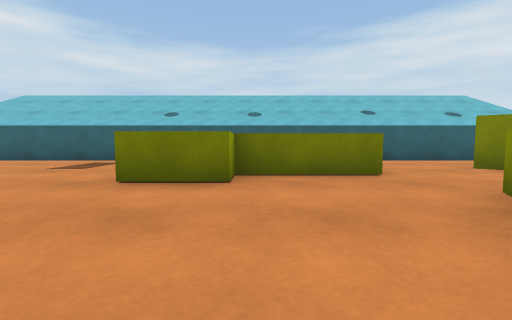
view 1 (above)

24 first-person views from a walk through a Unity game level. The camera is 0.54 m above the floor, tilts 4° down and sees 90° across. The floor is counted in squares, 1 m on a side. Each view is taken from the middle of a square. On the plan, view 1 faces up. The plan holds only what a view shows up to about 9 squares ahead; the rest is blank. The place goes on beyond the plan. The player character is not drawn.

view 2
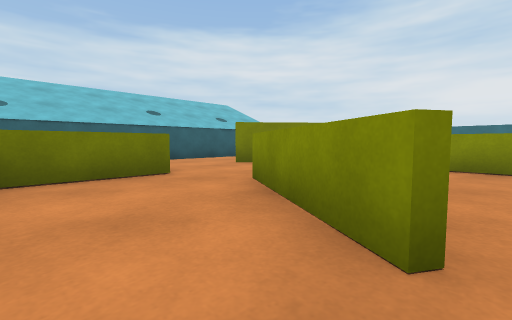

view 3
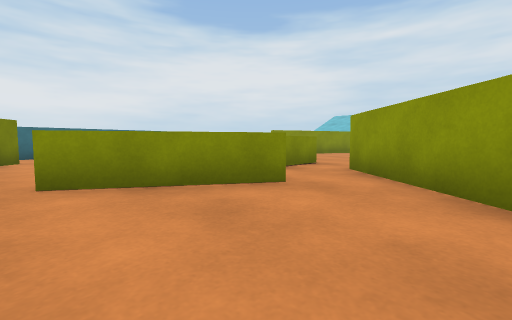

view 4
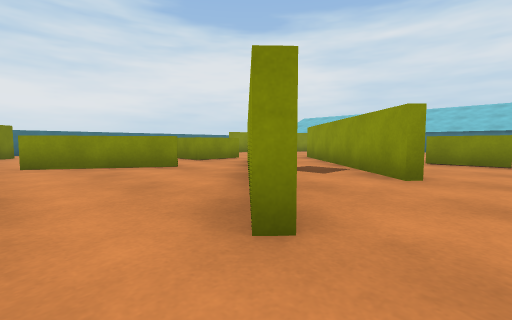

view 5
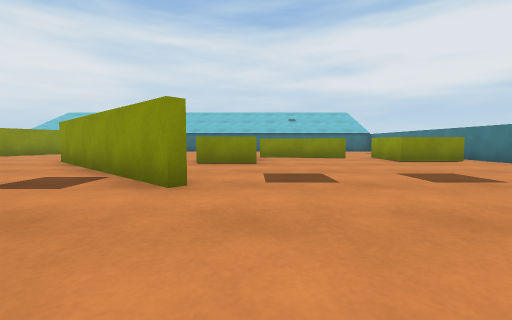

view 6
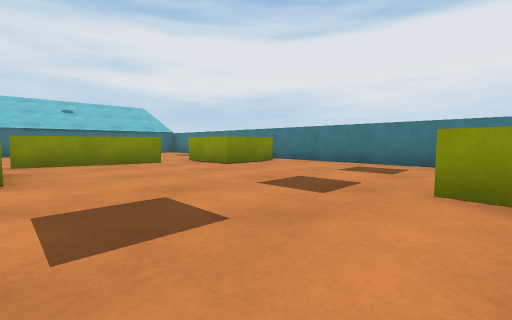

view 7
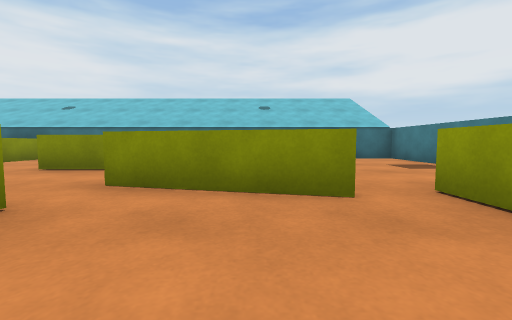

view 8
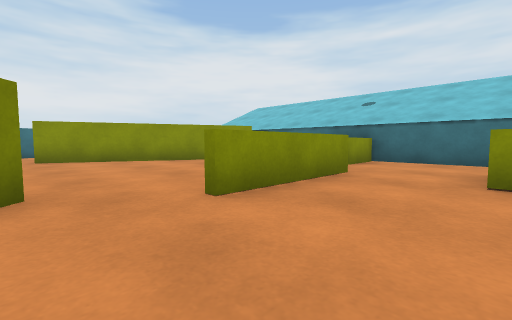

view 9
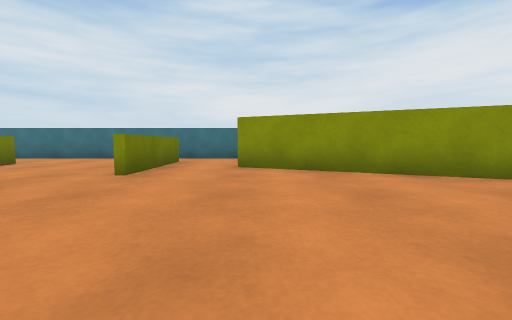

view 10
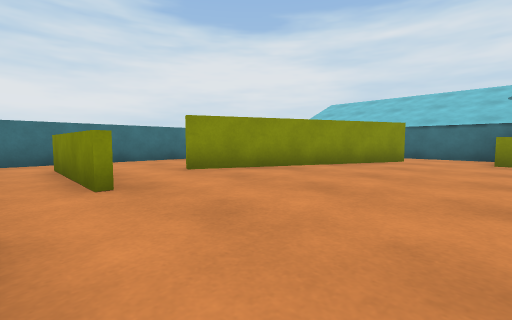

view 11
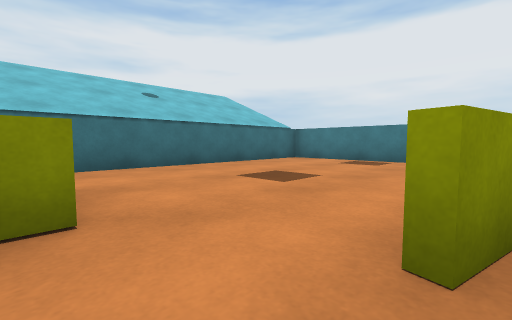

view 12
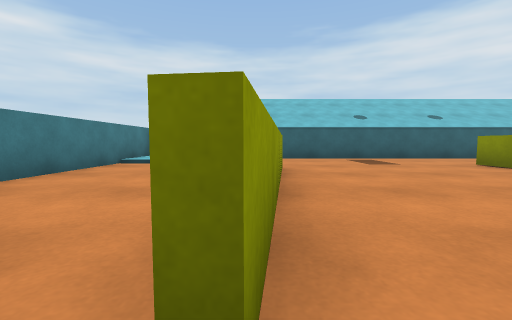

view 13
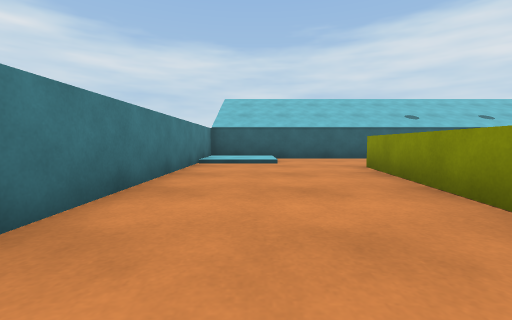

view 14
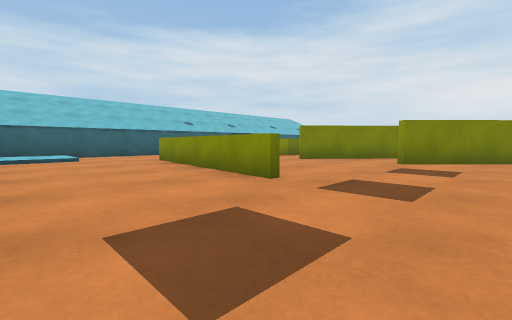

view 15
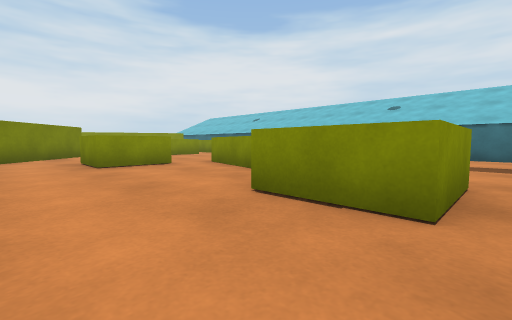

view 16
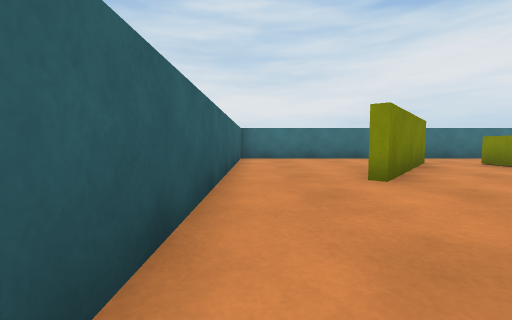

view 17
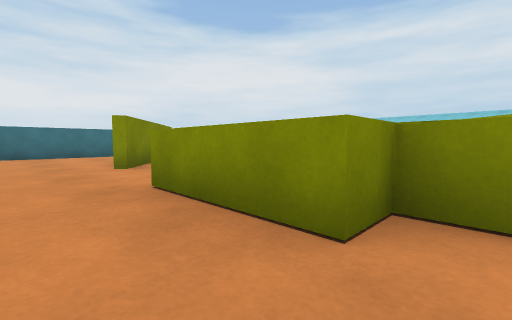

view 18
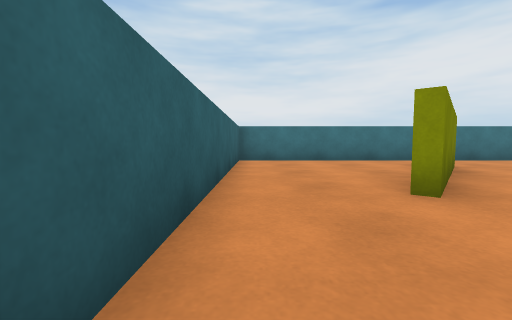

view 19
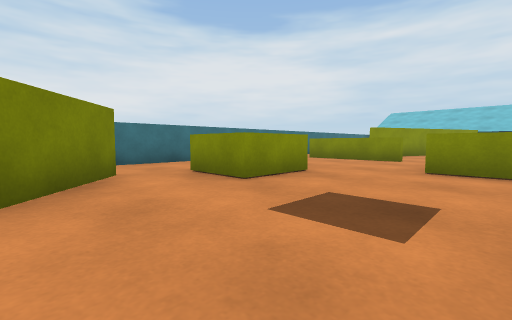

view 20
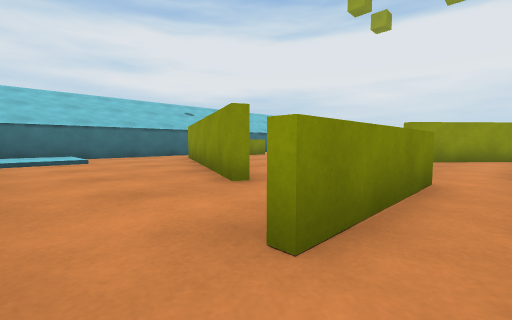

view 21
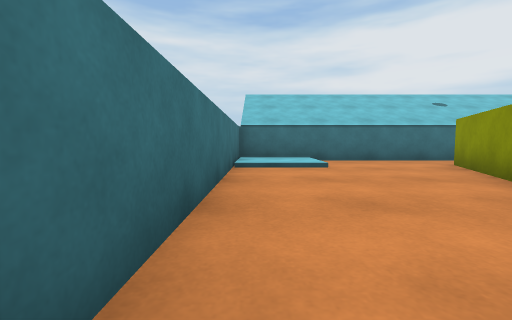

view 22
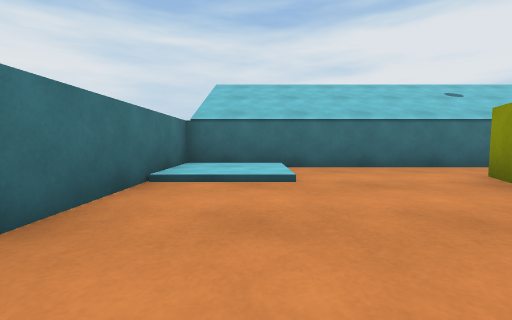

view 23
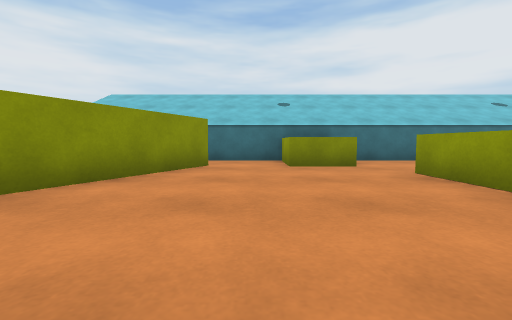

view 24
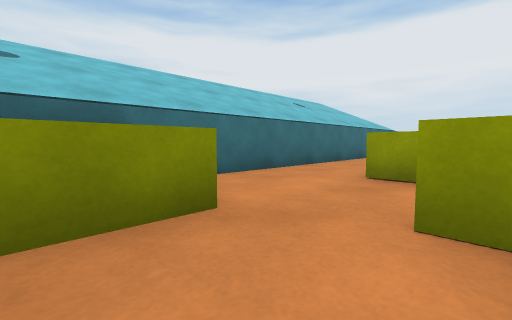

### Floor plan
Points are (right, up) in squares from view 1. A wall is a line through its corners. A room is listed if a view was taken in it or the views show most of it. See-through windows are left out.
Room 1 (views 1, 2)
walls: (-0.8, 0) (0.1, -0.8)
ways out: opening at (0, 1) to room 2; opening at (1, 0) to room 2
Room 2 (views 3, 4, 5, 6, 7, 8, 9, 10, 11, 12, 13, 14, 15, 16, 17, 18, 19, 20, 23, 24)
walls: (0.1, -0.8) (1.4, -2); (1.2, -5.2) (-3.2, -1.1); (-0.7, -0.4) (-3.2, 1.9); (1.1, 0.2) (2.7, 2.8); (-3, -0.9) (1.3, -5); (0.2, -7.6) (0.2, -9.5); (5.1, -3.7) (8.1, -3.7); (-2.8, 1.9) (-0.8, 0); (0.1, -9.5) (0.1, -6.4); (6.5, -3.9) (5.1, -3.9); (2.1, 4.1) (0.4, 4.1); (-7.2, -0.5) (-6.6, 4.6); (-7, -6.4) (-4.1, -7.1); (0.4, 5.7) (2.1, 5.7); (4.1, -11) (6.6, -5.5); (7.6, 2.6) (4.4, 5.2); (9.5, -4.5) (9.5, 7.5) (-10.5, 7.5) (-10.5, -12.5) (4.5, -12.5); (-6.5, 4.2) (-7, -0.6)
ways out: opening at (0, 1) to room 1; opening at (1, 0) to room 1; opening at (4, -12) to room 3; opening at (6, -5) to room 3; opening at (9, -4) to room 3; gap at (-7, -7)
objects: other object (-9, -7) to (-8, -5); other object (-4, -6) to (-3, -5); other object (-3, -10) to (-2, -9); other object (-2, 4) to (0, 5); other object (1, -12) to (2, -11); other object (3, -2) to (4, -1); other object (6, 0) to (7, 1)
Room 3 (views 21, 22)
walls: (6.8, -5.6) (4.3, -11.1); (4.5, -12.5) (9.5, -12.5) (9.5, -4.5); (8, -3.9) (6.5, -3.9)
ways out: opening at (4, -12) to room 2; opening at (6, -5) to room 2; opening at (9, -4) to room 2

Where each view was taken, in squares from view 1:
view 1: 0 up, 0 right, facing up
view 2: 0 up, 0 right, facing up-right
view 3: 3 up, 1 left, facing down-right
view 4: 3 up, 4 left, facing down-right
view 5: 2 up, 4 left, facing down
view 6: 0 up, 4 left, facing down-left
view 7: 4 down, 6 left, facing down
view 8: 5 down, 2 left, facing down-right
view 9: 6 down, 1 right, facing right
view 10: 3 down, 2 right, facing down-right
view 11: 7 down, 3 left, facing down-left
view 12: 1 down, 7 left, facing up
view 13: 1 down, 9 left, facing up
view 14: 3 down, 10 left, facing up-right
view 15: 3 down, 10 left, facing down-right
view 16: 7 up, 1 right, facing right
view 17: 7 up, 1 left, facing down-right
view 18: 7 up, 2 right, facing right
view 19: 4 up, 3 right, facing down-right
view 20: 3 down, 9 right, facing down-left
view 21: 5 down, 9 right, facing down
view 22: 7 down, 8 right, facing down
view 23: 5 down, 3 right, facing down
view 24: 9 down, 2 right, facing down-left
